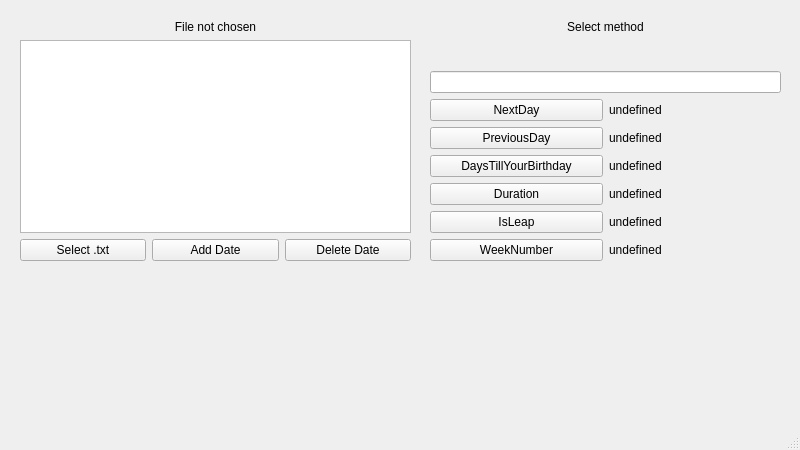
<?xml version="1.0" encoding="UTF-8"?>
<ui version="4.0">
 <class>MainWindow</class>
 <widget class="QMainWindow" name="MainWindow">
  <property name="windowModality">
   <enum>Qt::ApplicationModal</enum>
  </property>
  <property name="geometry">
   <rect>
    <x>0</x>
    <y>0</y>
    <width>800</width>
    <height>450</height>
   </rect>
  </property>
  <property name="sizePolicy">
   <sizepolicy hsizetype="MinimumExpanding" vsizetype="MinimumExpanding">
    <horstretch>0</horstretch>
    <verstretch>0</verstretch>
   </sizepolicy>
  </property>
  <property name="minimumSize">
   <size>
    <width>800</width>
    <height>450</height>
   </size>
  </property>
  <property name="windowTitle">
   <string>Dates</string>
  </property>
  <widget class="QWidget" name="centralwidget">
   <widget class="QWidget" name="verticalLayoutWidget">
    <property name="geometry">
     <rect>
      <x>20</x>
      <y>20</y>
      <width>391</width>
      <height>241</height>
     </rect>
    </property>
    <layout class="QVBoxLayout" name="verticalLayout_2">
     <item>
      <widget class="QLabel" name="label_2">
       <property name="text">
        <string>File not chosen</string>
       </property>
       <property name="alignment">
        <set>Qt::AlignHCenter|Qt::AlignTop</set>
       </property>
      </widget>
     </item>
     <item>
      <widget class="QTableWidget" name="tableWidget">
       <property name="enabled">
        <bool>true</bool>
       </property>
       <property name="showGrid">
        <bool>true</bool>
       </property>
       <property name="gridStyle">
        <enum>Qt::SolidLine</enum>
       </property>
       <property name="sortingEnabled">
        <bool>false</bool>
       </property>
       <property name="rowCount">
        <number>0</number>
       </property>
       <property name="columnCount">
        <number>0</number>
       </property>
       <attribute name="horizontalHeaderDefaultSectionSize">
        <number>126</number>
       </attribute>
      </widget>
     </item>
     <item>
      <layout class="QHBoxLayout" name="horizontalLayout_2">
       <item>
        <widget class="QPushButton" name="resetTable">
         <property name="text">
          <string>Select .txt</string>
         </property>
        </widget>
       </item>
       <item>
        <widget class="QPushButton" name="addDate">
         <property name="text">
          <string>Add Date</string>
         </property>
        </widget>
       </item>
       <item>
        <widget class="QPushButton" name="pushButton_2">
         <property name="text">
          <string>Delete Date</string>
         </property>
        </widget>
       </item>
      </layout>
     </item>
    </layout>
   </widget>
   <widget class="QWidget" name="gridLayoutWidget">
    <property name="geometry">
     <rect>
      <x>430</x>
      <y>20</y>
      <width>351</width>
      <height>241</height>
     </rect>
    </property>
    <layout class="QGridLayout" name="gridLayout">
     <item row="2" column="0">
      <widget class="QPushButton" name="nextDay">
       <property name="text">
        <string>NextDay</string>
       </property>
      </widget>
     </item>
     <item row="7" column="1">
      <widget class="QLabel" name="label_8">
       <property name="text">
        <string>undefined</string>
       </property>
      </widget>
     </item>
     <item row="2" column="1">
      <widget class="QLabel" name="label_3">
       <property name="text">
        <string>undefined</string>
       </property>
      </widget>
     </item>
     <item row="5" column="0">
      <widget class="QPushButton" name="duration">
       <property name="text">
        <string>Duration</string>
       </property>
      </widget>
     </item>
     <item row="4" column="0">
      <widget class="QPushButton" name="daysTillYourBirthday">
       <property name="text">
        <string>DaysTillYourBirthday</string>
       </property>
      </widget>
     </item>
     <item row="7" column="0">
      <widget class="QPushButton" name="weekNumber">
       <property name="text">
        <string>WeekNumber</string>
       </property>
      </widget>
     </item>
     <item row="5" column="1">
      <widget class="QLabel" name="label_6">
       <property name="text">
        <string>undefined</string>
       </property>
      </widget>
     </item>
     <item row="6" column="1">
      <widget class="QLabel" name="label_7">
       <property name="text">
        <string>undefined</string>
       </property>
      </widget>
     </item>
     <item row="3" column="0">
      <widget class="QPushButton" name="previousDay">
       <property name="text">
        <string>PreviousDay</string>
       </property>
      </widget>
     </item>
     <item row="3" column="1">
      <widget class="QLabel" name="label_4">
       <property name="text">
        <string>undefined</string>
       </property>
      </widget>
     </item>
     <item row="6" column="0">
      <widget class="QPushButton" name="isLeap">
       <property name="text">
        <string>IsLeap</string>
       </property>
      </widget>
     </item>
     <item row="4" column="1">
      <widget class="QLabel" name="label_5">
       <property name="text">
        <string>undefined</string>
       </property>
      </widget>
     </item>
     <item row="1" column="0" colspan="2">
      <widget class="QLineEdit" name="date"/>
     </item>
     <item row="0" column="0" colspan="2">
      <widget class="QLabel" name="label">
       <property name="mouseTracking">
        <bool>false</bool>
       </property>
       <property name="text">
        <string>Select method</string>
       </property>
       <property name="alignment">
        <set>Qt::AlignHCenter|Qt::AlignTop</set>
       </property>
      </widget>
     </item>
    </layout>
   </widget>
   <widget class="QLabel" name="warning">
    <property name="geometry">
     <rect>
      <x>0</x>
      <y>400</y>
      <width>801</width>
      <height>20</height>
     </rect>
    </property>
    <property name="text">
     <string/>
    </property>
    <property name="alignment">
     <set>Qt::AlignHCenter|Qt::AlignTop</set>
    </property>
   </widget>
  </widget>
  <widget class="QMenuBar" name="menubar">
   <property name="geometry">
    <rect>
     <x>0</x>
     <y>0</y>
     <width>800</width>
     <height>22</height>
    </rect>
   </property>
  </widget>
  <widget class="QStatusBar" name="statusbar"/>
 </widget>
 <resources/>
 <connections/>
</ui>
